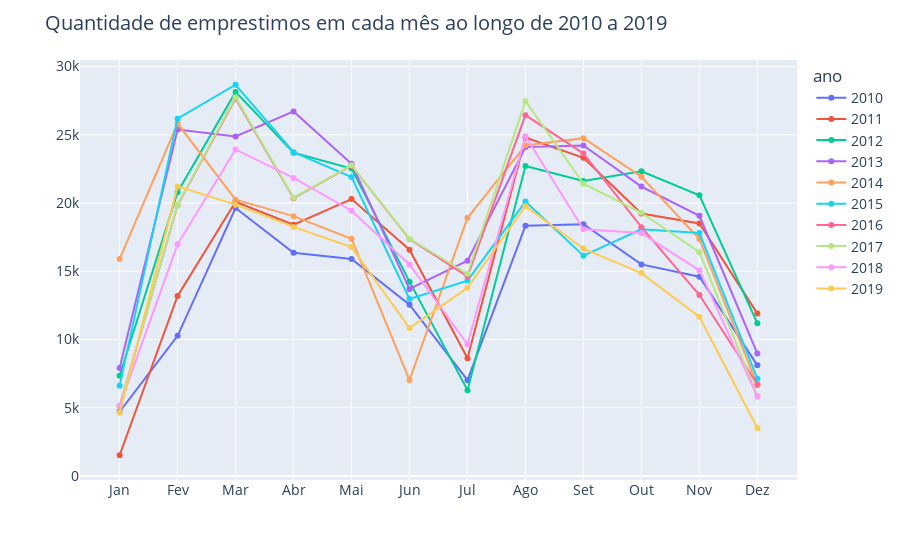

The notebook cell this image was saved under:
### Code cell
fig = px.line(emprestimos_mensal, x=emprestimos_mensal.index, y=emprestimos_mensal.columns, markers=True)

fig.update_layout(title_text='Quantidade de emprestimos em cada mês ao longo de 2010 a 2019', font_size=14 ,xaxis_title='', yaxis_title='')

labels = ['Jan', 'Fev', 'Mar', 'Abr',
          'Mai', 'Jun', 'Jul', 'Ago',
          'Set', 'Out', 'Nov', 'Dez']
fig.update_xaxes(ticktext = labels, tickvals=emprestimos_mensal.index)

### Figure 1 — Plotly figure (JSON) as saved in the notebook; plotly's stock layout.template omitted (floating-point values rounded to 4 significant figures)
{"data": [{"hovertemplate": "ano=2010<br>mes=%{x}<br>value=%{y}<extra></extra>", "legendgroup": "2010", "line": {"color": "#636efa", "dash": "solid"}, "marker": {"symbol": "circle"}, "mode": "lines+markers", "name": "2010", "orientation": "v", "showlegend": true, "type": "scatter", "x": [1, 2, 3, 4, 5, 6, 7, 8, 9, 10, 11, 12], "xaxis": "x", "y": [4703.0, 10270.0, 19630.0, 16350.0, 15890.0, 12550.0, 7018.0, 18340.0, 18450.0, 15500.0, 14600.0, 8102.0], "yaxis": "y"}, {"hovertemplate": "ano=2011<br>mes=%{x}<br>value=%{y}<extra></extra>", "legendgroup": "2011", "line": {"color": "#EF553B", "dash": "solid"}, "marker": {"symbol": "circle"}, "mode": "lines+markers", "name": "2011", "orientation": "v", "showlegend": true, "type": "scatter", "x": [1, 2, 3, 4, 5, 6, 7, 8, 9, 10, 11, 12], "xaxis": "x", "y": [1516.0, 13180.0, 20090.0, 18400.0, 20280.0, 16580.0, 8626.0, 24790.0, 23300.0, 19220.0, 18500.0, 11890.0], "yaxis": "y"}, {"hovertemplate": "ano=2012<br>mes=%{x}<br>value=%{y}<extra></extra>", "legendgroup": "2012", "line": {"color": "#00cc96", "dash": "solid"}, "marker": {"symbol": "circle"}, "mode": "lines+markers", "name": "2012", "orientation": "v", "showlegend": true, "type": "scatter", "x": [1, 2, 3, 4, 5, 6, 7, 8, 9, 10, 11, 12], "xaxis": "x", "y": [7336.0, 20790.0, 28140.0, 23690.0, 22520.0, 14240.0, 6286.0, 22700.0, 21610.0, 22320.0, 20560.0, 11180.0], "yaxis": "y"}, {"hovertemplate": "ano=2013<br>mes=%{x}<br>value=%{y}<extra></extra>", "legendgroup": "2013", "line": {"color": "#ab63fa", "dash": "solid"}, "marker": {"symbol": "circle"}, "mode": "lines+markers", "name": "2013", "orientation": "v", "showlegend": true, "type": "scatter", "x": [1, 2, 3, 4, 5, 6, 7, 8, 9, 10, 11, 12], "xaxis": "x", "y": [7907.0, 25380.0, 24880.0, 26710.0, 22870.0, 13700.0, 15770.0, 24090.0, 24220.0, 21200.0, 19060.0, 8968.0], "yaxis": "y"}, {"hovertemplate": "ano=2014<br>mes=%{x}<br>value=%{y}<extra></extra>", "legendgroup": "2014", "line": {"color": "#FFA15A", "dash": "solid"}, "marker": {"symbol": "circle"}, "mode": "lines+markers", "name": "2014", "orientation": "v", "showlegend": true, "type": "scatter", "x": [1, 2, 3, 4, 5, 6, 7, 8, 9, 10, 11, 12], "xaxis": "x", "y": [15890.0, 25820.0, 20240.0, 19030.0, 17380.0, 7029.0, 18910.0, 24220.0, 24750.0, 21920.0, 17350.0, 6640.0], "yaxis": "y"}, {"hovertemplate": "ano=2015<br>mes=%{x}<br>value=%{y}<extra></extra>", "legendgroup": "2015", "line": {"color": "#19d3f3", "dash": "solid"}, "marker": {"symbol": "circle"}, "mode": "lines+markers", "name": "2015", "orientation": "v", "showlegend": true, "type": "scatter", "x": [1, 2, 3, 4, 5, 6, 7, 8, 9, 10, 11, 12], "xaxis": "x", "y": [6612.0, 26180.0, 28660.0, 23720.0, 21900.0, 12960.0, 14310.0, 20100.0, 16140.0, 18080.0, 17800.0, 7114.0], "yaxis": "y"}, {"hovertemplate": "ano=2016<br>mes=%{x}<br>value=%{y}<extra></extra>", "legendgroup": "2016", "line": {"color": "#FF6692", "dash": "solid"}, "marker": {"symbol": "circle"}, "mode": "lines+markers", "name": "2016", "orientation": "v", "showlegend": true, "type": "scatter", "x": [1, 2, 3, 4, 5, 6, 7, 8, 9, 10, 11, 12], "xaxis": "x", "y": [5095.0, 19850.0, 27660.0, 20350.0, 22730.0, 17360.0, 14620.0, 26430.0, 23620.0, 18220.0, 13260.0, 6709.0], "yaxis": "y"}, {"hovertemplate": "ano=2017<br>mes=%{x}<br>value=%{y}<extra></extra>", "legendgroup": "2017", "line": {"color": "#B6E880", "dash": "solid"}, "marker": {"symbol": "circle"}, "mode": "lines+markers", "name": "2017", "orientation": "v", "showlegend": true, "type": "scatter", "x": [1, 2, 3, 4, 5, 6, 7, 8, 9, 10, 11, 12], "xaxis": "x", "y": [5100.0, 19890.0, 27740.0, 20380.0, 22760.0, 17380.0, 14810.0, 27460.0, 21410.0, 19280.0, 16390.0, 5874.0], "yaxis": "y"}, {"hovertemplate": "ano=2018<br>mes=%{x}<br>value=%{y}<extra></extra>", "legendgroup": "2018", "line": {"color": "#FF97FF", "dash": "solid"}, "marker": {"symbol": "circle"}, "mode": "lines+markers", "name": "2018", "orientation": "v", "showlegend": true, "type": "scatter", "x": [1, 2, 3, 4, 5, 6, 7, 8, 9, 10, 11, 12], "xaxis": "x", "y": [5148.0, 16970.0, 23920.0, 21840.0, 19430.0, 15490.0, 9651.0, 24890.0, 18080.0, 17790.0, 15060.0, 5806.0], "yaxis": "y"}, {"hovertemplate": "ano=2019<br>mes=%{x}<br>value=%{y}<extra></extra>", "legendgroup": "2019", "line": {"color": "#FECB52", "dash": "solid"}, "marker": {"symbol": "circle"}, "mode": "lines+markers", "name": "2019", "orientation": "v", "showlegend": true, "type": "scatter", "x": [1, 2, 3, 4, 5, 6, 7, 8, 9, 10, 11, 12], "xaxis": "x", "y": [4623.0, 21220.0, 19880.0, 18250.0, 16770.0, 10840.0, 13790.0, 19770.0, 16660.0, 14860.0, 11650.0, 3510.0], "yaxis": "y"}], "layout": {"font": {"size": 14}, "legend": {"title": {"text": "ano"}, "tracegroupgap": 0}, "margin": {"t": 60}, "title": {"text": "Quantidade de emprestimos em cada mês ao longo de 2010 a 2019"}, "xaxis": {"anchor": "y", "domain": [0, 1], "ticktext": ["Jan", "Fev", "Mar", "Abr", "Mai", "Jun", "Jul", "Ago", "Set", "Out", "Nov", "Dez"], "tickvals": [1, 2, 3, 4, 5, 6, 7, 8, 9, 10, 11, 12], "title": {"text": ""}}, "yaxis": {"anchor": "x", "domain": [0, 1], "title": {"text": ""}}}}
